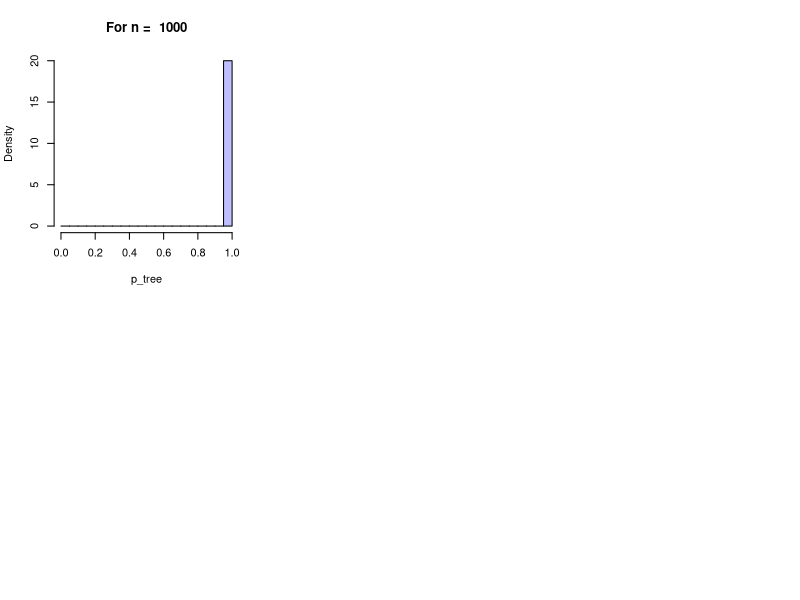

Here is the R script that generated this plot: (Note: this script raises an error after producing the figure.)
#Section 2.1
# 1
# this gives histogram of probability of d-neighbourhood being a tree for different d and n fixing c
library(igraph)

check.tree <- function(n, c, d){
	p = c / n
	vector = NULL
	for(i in 1:100){
		con = NULL
		for(j in 1:20){
			g = sample_gnp(n,p)
			v = sample(1:n,1)
			sub = induced_subgraph(g, which(distances(g, v, as.vector(V(g))) <= d))
			con = c(con,as.numeric(length(V(sub)) == length(E(sub)) + 1))
		}
		vector = c(vector,mean(con))
	}
	return(vector)
}

main <- function(d = 4){
	nseq = c(1000,3000,6000,10000,30000,60000)
	cseq = c(0.5,1,1.5,2)
	for (c in cseq){
		quartz(width = 10, height = 7)
		layout(matrix(1:6, nrow = 2, byrow = T))
		for (n in nseq){
			vector = check.tree(n, c, d)
			print(range(vector))
			x=vector[1:20]
			t = (mean(x)-1)/sqrt(var(x)/length(x))
			p = pt(t,length(x)-1,lower.tail=T)
			print(p)
			l = sort(vector)[3]
			u = sort(vector)[97]
			hist(vector, breaks=seq(0,1,by=.05), prob=TRUE, xlab="p_tree", col=rgb(0,0,1,1/4), main=paste("For n = ",n))
			legend("topleft", c(paste("CI = (",l,",",u,")"),paste("s.e. = ",se(vector))))
		}
	}
}

main()

#Section 2.2
# 2
# this gives the expected no. of cycles in d-neighbourhood
library(igraph)

myplot <- function(matrix){
	r = length(matrix[,1])
	c = length(matrix[1,])
	x = row.names(matrix)
	plot(NULL, xlim = c(0,10000), ylim = c(min(matrix),max(matrix)), xlab = "n", ylab = "count")
	for (i in 1:c){
		lines(x, matrix[,i], col = i, lty = 1, lwd = 2)
	}
}

find_cycle <- function(n, c, d){
	p = c / n
	g = sample_gnp(n,p)
	v = sample(1:n,1)
	sub = induced_subgraph(g, which(distances(g, v, as.vector(V(g))) <= d))
	Cycles = NULL
	for(v1 in V(sub)){
		for(v2 in neighbors(sub, v1, mode="out")){
			Cycles = c(Cycles, lapply(all_simple_paths(sub, v2,v1, mode="out"), function(p) c(v1,p)))
		}
	}
	u = length(Cycles[which(sapply(Cycles, length) == 4)])/6
	v = length(Cycles[which(sapply(Cycles, length) == 5)])/8
	w = length(Cycles[which(sapply(Cycles, length) == 6)])/10
	return(sum(u,v,w))
}

main <- function(d=4){
	nseq = c(100,300,600,1000,3000,6000)
	cseq = c(0.5,1,1.5,2)
	tmatrix = data.frame()
	for (n in nseq){
		tvector = NULL
		for (c in cseq){
			tval = 0
			for(rept in 1:500){
				v = find_cycle(n, c, d)
				tval = tval + v
			}
			tvector = c(tvector, tval/500)
		}
		tmatrix = rbind(tmatrix, tvector)
	}
	rownames(tmatrix) = nseq
	colnames(tmatrix) = cseq
	dev.new()
	myplot(tmatrix)
}

main()

# Section 2.3
# 3
# this gives histogram of probability of d-neighbourhood being a tree for different c and n fixing d
library(igraph)

check.tree <- function(n, c, d){
	p = c / n
	vector = NULL
	for(i in 1:100){
		con = NULL
		for(j in 1:20){
			g = sample_gnp(n,p)
			v = sample(1:n,1)
			sub = induced_subgraph(g, which(distances(g, v, as.vector(V(g))) <= d))
			con = c(con,as.numeric(length(V(sub)) == length(E(sub)) + 1))
		}
		vector = c(vector,mean(con))
	}
	return(vector)
}

main <- function(){
	nseq = c(2000,5000,10000,50000,100000,200000)
	dseq = seq(3,6,by=1)
	c = 3
	for (d in dseq){
		quartz(width = 10, height = 7)
		layout(matrix(1:6, nrow = 2, byrow = T))
		for (n in nseq){
			vector = check.tree(n, c, d)
			print(range(vector))
			print(mean(vector))
			l = sort(vector)[3]
			u = sort(vector)[97]
			hist(vector, breaks=seq(-0.05,1.05,by=0.1), prob=TRUE, xlab="p_tree", col=rgb(0,0,1,1/4), main=paste("For n = ",n))
			legend("topleft", c(paste("CI = (",l,",",u,")"),paste("mean = ",mean(vector))))
			legend("topright", c(paste("CI = (",l,",",u,")"),paste("mean = ",mean(vector))))
		}
	}
}

main()

#Section 2.4
# 4
# this gives histogram of degrees of randomly chosen vertices for different c and n fixing d
library(igraph)

deg <-function(n, c, d){
	vector = NULL
	p = c / n
	for (i in 1:1000){
		g = sample_gnp(n,p)
		v = sample(1:n,1)
		dg = degree(g, v)
		vector = c(vector, dg)
	}
	return(vector)
}

main <- function(d = 4){
	nseq = c(100,500,1000,10000)
	cseq = c(0.5,1,1.5,2,3,4)
	for (c in cseq){
		quartz(width = 10, height = 7)
		layout(matrix(1:6, nrow = 2, byrow = T))
		for (n in nseq){
			vector = deg(n,c,d)
			poi = round(dpois(c(1:10),c)*1000)
			poi = c(1000 - sum(poi), poi)
			poi = rep(c(0:10),poi)
			chi = 0
			for(i in 1:10){
				chi = chi + (length(which(vector == i))/1000 - dpois(i,c))^2/dpois(i,c)
			}
			p1 = round(pchisq(chi,9, lower.tail=F),2)
			x = NULL
			y = NULL
			for(i in 0:10){
				x = c(x, length(which(vector <= i))/1000)
				y = c(y, length(which(vector <= i))/1000)
			}
			p2 = round(ks.test(x,y)$p.value,2)
			p3 = round(t.test(vector,poi, alternative = "two.sided", var.equal = FALSE)$p.value,2)
			hist(vector, breaks=seq(-.5,15.5,by=1), ylim=c(0,0.1+max(dpois(1:10,c))), prob=T, xlab="degree", ylab="probability", col=rgb(0,0,1,1/4), main=paste("For n = ",n))	## range of x (-.5,15.5) for c = 4 and (-.5,12.5) for c = 3
			hist(poi, breaks=seq(-.5,15.5,by=1), ylim=c(0,max(0.1+dpois(1:10,c))), prob=T, xlab="degree", ylab="probability", col=rgb(1,0,0,1/4), add=T)
			legend("topright", c("p-value",paste("chisq.test = ",p1),paste("ks.test = ",p2),paste("t.test = ",p3)))
		}
	}
}

main()

#Section 2.5
# 5
# this gives histogram of degrees of randomly chosen vertices at t-depth in d-neighbourhood for different c and n fixing d
library(igraph)

nbdeg <- function(n, c, d, t){
	p = c / n
	vector = NULL
	for (i in 1:1000){
		g = sample_gnp(n,p)
		v = sample(1:n,1)
		ngb = which(distances(g,v,V(g)) == t)
		if(length(ngb) == 1){
			vector = c(vector, degree(g,ngb))
		}
		if(length(ngb) > 1){
			dg = degree(g, sample(ngb,1))
			vector = c(vector, dg)
		}
	}
	return(vector)
}

main <- function(d = 5){
	nseq = c(100,500,1000,10000)
	cseq = c(0.5,1,1.5,2,3,4)
	t = 1		#fix t here
	for (c in cseq){
		quartz(width = 10, height = 7)
		layout(matrix(1:4, nrow = 2, byrow = T))
		for (n in nseq){
			vector = nbdeg(n, c, d, t)
			poi = round(dpois(c(1:10),c)*1000)
			poi = c(1000 - sum(poi), poi)
			poi = rep(c(0:10),poi)
			poi = poi + 1
			chi = 0
			for(i in 1:10){
				chi = chi + (length(which(vector == i))/1000 - dpois(i,c))^2/dpois(i,c)
			}
			p1 = round(pchisq(chi,9, lower.tail=F),2)
			x = NULL
			y = NULL
			for(i in 0:10){
				x = c(x, length(which(vector <= i))/1000)
				y = c(y, length(which(vector <= i))/1000)
			}
			p2 = round(ks.test(x,y)$p.value,2)
			p3 = round(t.test(vector,poi, alternative = "two.sided", var.equal = FALSE)$p.value,2)
			hist(vector, breaks=seq(-.5,15.5,by=1), ylim=c(0,0.1+max(dpois(1:10,c))), prob=T, xlab="degree", col=rgb(0,0,1,1/4), main=paste("For n = ",n))	## range of x (-.5,15.5) for c = 4 and (-.5,12.5) for c = 3
			hist(poi, breaks=seq(-.5,15.5,by=1), ylim=c(0,max(0.1+dpois(1:10,c))), prob=T, xlab="degree", ylab="probability", col=rgb(1,0,0,1/4), add=T)
			legend("topright", c("p-value",paste("chisq.test = ",p1),paste("ks.test = ",p2),paste("t.test = ",p3)))
		}
	}
}

main()

#Section 2.6
# 6
# this gives different tests for independence of two randomly selected vertices in d-neighbourhood
library(igraph)

ngbhdeg <-function(n, c, d){
	vec1 = NULL
	vec2 = NULL
	p = c / n
	i = 0
	while(i < 100){
		g = sample_gnp(n,p)
		v = sample(1:n,1)
		dis = distances(g,v,V(g))
		if(length(which(dis <= d)) >= 5){
			vertex = sample(intersect(which(dis>0),which(dis<d)), 2, replace = FALSE)
			vec1 = c(vec1, degree(g,vertex[1]))
			vec2 = c(vec2, degree(g,vertex[2]))
			i = i + 1
		}
	}
	return(list(vec1, vec2))
}

test.kendall <- function(x,y){
	n = length(x)
	con = 0
	for(i in 1:n){
		for(j in 1:n){
			if(isTRUE((x[i]-x[j])*(y[i]-y[j]) > 0)){
				con = +1
			}
		}
	}
	r = con/(2*choose(n,2))
	return(r)
}

test.spearman <- function(x,y){
	n = length(x)
	d = rank(x)-rank(y)
	s = sum(d*d)
	r = 1-6*s/(n*(n^2-1))
	return(r)
}

test.chisq <- function(x,y){
	k = 5
	table = matrix(0,k,k)
	n = length(x)
	for(i in 1:n){
		if(x[i] < k && y[i] < k && x*y > 0){
			table[x[i],y[i]] = table[x[i],y[i]] + 1
		}
	}
	for(i in 1:(k-1)){
		table[k,i] = sum(table[,i])
		table[i,k] = sum(table[i,])
	}
	table[k,k] = sum(table[k,])
	n = table[k,k]
	chi = 0
	for(i in 1:(k-1)){
		for(j in 1:(k-1)){
			e = table[i,k]*table[k,j]/n
			chi = chi + (table[i,j] - e)^2/e
		}
	}
	p = round(pchisq(chi,(k-2)^2,lower.tail=FALSE),2)
	return(p)
}

main <- function(d = 4){
	nseq = c(seq(1000,9000,by=4000),seq(30000,90000,by=20000))
	cseq = c(1,1.5,2,2.5)
	chi = NULL
	quartz(width = 10, height = 7)
	layout(matrix(1:4, nrow = 2, byrow = T))
	for (c in cseq){
		r.k = NULL
		r.s = NULL
		p.chi = NULL
		for (n in nseq){
			out = ngbhdeg(n, c, d)
			vec1 = unlist(out[1])
			vec2 = unlist(out[2])
			r.k = c(r.k,test.kendall(vec1,vec2))
			r.s = c(r.s,test.spearman(vec1,vec2))
			p.chi = c(p.chi,test.chisq(vec1,vec2))
		}
		chi = rbind(chi,p.chi)
		print(chi)
		plot(nseq, abs(r.k), ylim = c(0,1), xlab="n", ylab="correlation", col=2, pch=20, main=paste("For c = ",c))
		points(nseq, abs(r.s), col=3, pch = 20)
		legend("topleft",legend=c("Kendall corr","Pearson rank corr"),col=c(2,3),pch=20)
		legend("topright",legend=c("p-value of chisq test"),col=c(4),pch=20)
	}
	print(chi)
	quartz(width = 10, height = 7)
	layout(matrix(1:4, nrow = 2, byrow = T))
	for(i in 1:length(chi[,1])){
		plot(nseq, chi[i,], ylim = c(0,1), xlab="n", ylab="p-value", col=4, pch=20, main=paste("For c = ",cseq[i]))
	}
}

main()

# Section 2.6
#7
# this gives the histogram of sum of degrees of two randomly selected vertices in d-neighbourhood
library(igraph)

ngbhdeg <-function(n, c, d){
	vec1 = NULL
	vec2 = NULL
	p = c / n
	i = 0
	while(i < 1000){
		g = sample_gnp(n,p)
		v = sample(1:n,1)
		dis = distances(g,v,V(g))
		if(length(which(dis <= d)) >= 5){
			vertex = sample(intersect(which(dis>0),which(dis<d)), 2, replace = FALSE)
			vec1 = c(vec1, degree(g,vertex[1]))
			vec2 = c(vec2, degree(g,vertex[2]))
			i = i + 1
		}
	}
	return(list(vec1, vec2))
}

main <- function(d = 4){
	nseq = c(500,1000,5000,10000)
	cseq = c(1,1.5,2,3)
	for (c in cseq){
		quartz(width = 10, height = 7)
		layout(matrix(1:4, nrow = 2, byrow = T))
		r.k = NULL
		r.s = NULL
		p.chi = NULL
		for (n in nseq){
			out = ngbhdeg(n, c, d)
			vec1 = unlist(out[1])
			vec2 = unlist(out[2])
			poi = round(dpois(c(1:13),2*c)*1000)
			poi = c(1000 - sum(poi), poi)
			poi = rep(c(0:13),poi)
			poi = poi + 2
			vector = vec1 + vec2
			chi = 0
			for(i in 2:15){
				chi = chi + (length(which(vector == i))/1000 - dpois(i-2,2*c))^2/dpois(i-2,2*c)
			}
			p1 = round(pchisq(chi,13, lower.tail=F),2)
			x = NULL
			y = NULL
			for(i in 0:13){
				x = c(x, length(which(vector <= i))/1000)
				y = c(y, length(which(poi <= i))/1000)
			}
			p2 = round(ks.test(x,y)$p.value,2)
			p3 = round(t.test(vector,poi, alternative = "two.sided", var.equal = FALSE)$p.value,2)
			hist(vector, breaks=seq(-.5,20.5,by=1), ylim=c(0,0.1+max(dpois(1:10,c))), prob=T, xlab="degree", col=rgb(0,0,1,1/4), main=paste("For n = ",n))	## range of x (-.5,15.5) for c = 4 and (-.5,12.5) for c = 3
			hist(poi, breaks=seq(-.5,20.5,by=1), ylim=c(0,max(0.1+dpois(1:10,c))), prob=T, xlab="degree", col=rgb(1,0,0,1/4), add=T)
			legend("topright", c("p-value",paste("chisq.test = ",p1),paste("ks.test = ",p2),paste("t.test = ",p3)))
		}
	}
}

main()
